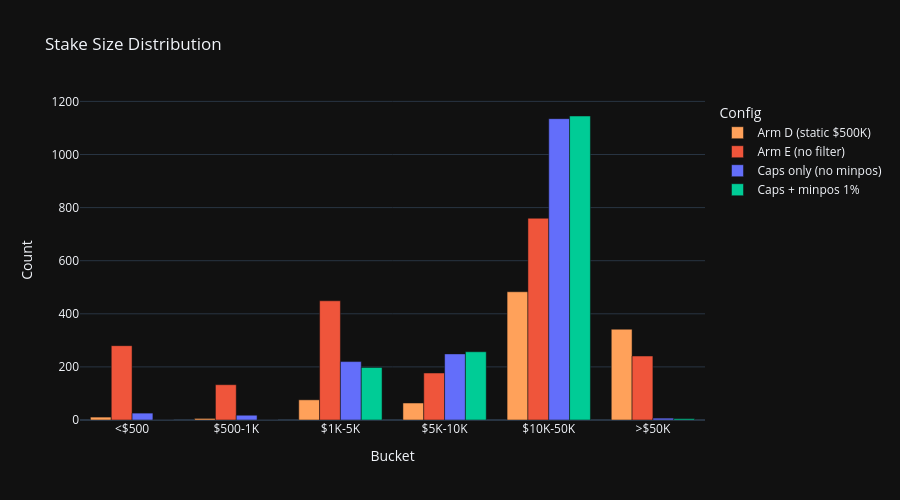

Notebook source saved alongside this figure:
### Code cell
# Stake distribution comparison
buckets = [0, 500, 1000, 5000, 10000, 50000, float('inf')]
bucket_labels = ['<$500', '$500-1K', '$1K-5K', '$5K-10K', '$10K-50K', '>$50K']

dist_data = []
for label, trades in all_trades.items():
    for i in range(len(buckets)-1):
        count = len(trades[(trades['stake_amount'] >= buckets[i]) & (trades['stake_amount'] < buckets[i+1])])
        dist_data.append({'Config': label, 'Bucket': bucket_labels[i], 'Count': count})

dist_df = pd.DataFrame(dist_data)
fig = px.bar(dist_df, x='Bucket', y='Count', color='Config', barmode='group',
             title='Stake Size Distribution',
             template=TEMPLATE, height=500,
             color_discrete_map=COLORS,
             category_orders={'Bucket': bucket_labels})
fig.show()

### Figure 1 — Plotly figure (JSON) as saved in the notebook; plotly's stock layout.template omitted (floating-point values rounded to 4 significant figures)
{"data": [{"alignmentgroup": "True", "hovertemplate": "Config=Arm D (static $500K)<br>Bucket=%{x}<br>Count=%{y}<extra></extra>", "legendgroup": "Arm D (static $500K)", "marker": {"color": "#FFA15A", "pattern": {"shape": ""}}, "name": "Arm D (static $500K)", "offsetgroup": "Arm D (static $500K)", "orientation": "v", "showlegend": true, "textposition": "auto", "type": "bar", "x": ["<$500", "$500-1K", "$1K-5K", "$5K-10K", "$10K-50K", ">$50K"], "xaxis": "x", "y": [11, 6, 76, 64, 483, 342], "yaxis": "y"}, {"alignmentgroup": "True", "hovertemplate": "Config=Arm E (no filter)<br>Bucket=%{x}<br>Count=%{y}<extra></extra>", "legendgroup": "Arm E (no filter)", "marker": {"color": "#EF553B", "pattern": {"shape": ""}}, "name": "Arm E (no filter)", "offsetgroup": "Arm E (no filter)", "orientation": "v", "showlegend": true, "textposition": "auto", "type": "bar", "x": ["<$500", "$500-1K", "$1K-5K", "$5K-10K", "$10K-50K", ">$50K"], "xaxis": "x", "y": [280, 133, 449, 177, 760, 241], "yaxis": "y"}, {"alignmentgroup": "True", "hovertemplate": "Config=Caps only (no minpos)<br>Bucket=%{x}<br>Count=%{y}<extra></extra>", "legendgroup": "Caps only (no minpos)", "marker": {"color": "#636EFA", "pattern": {"shape": ""}}, "name": "Caps only (no minpos)", "offsetgroup": "Caps only (no minpos)", "orientation": "v", "showlegend": true, "textposition": "auto", "type": "bar", "x": ["<$500", "$500-1K", "$1K-5K", "$5K-10K", "$10K-50K", ">$50K"], "xaxis": "x", "y": [26, 18, 220, 249, 1135, 7], "yaxis": "y"}, {"alignmentgroup": "True", "hovertemplate": "Config=Caps + minpos 1%<br>Bucket=%{x}<br>Count=%{y}<extra></extra>", "legendgroup": "Caps + minpos 1%", "marker": {"color": "#00CC96", "pattern": {"shape": ""}}, "name": "Caps + minpos 1%", "offsetgroup": "Caps + minpos 1%", "orientation": "v", "showlegend": true, "textposition": "auto", "type": "bar", "x": ["<$500", "$500-1K", "$1K-5K", "$5K-10K", "$10K-50K", ">$50K"], "xaxis": "x", "y": [0, 0, 198, 257, 1145, 5], "yaxis": "y"}], "layout": {"barmode": "group", "height": 500, "legend": {"title": {"text": "Config"}, "tracegroupgap": 0}, "title": {"text": "Stake Size Distribution"}, "xaxis": {"anchor": "y", "categoryarray": ["<$500", "$500-1K", "$1K-5K", "$5K-10K", "$10K-50K", ">$50K"], "categoryorder": "array", "domain": [0.0, 1.0], "title": {"text": "Bucket"}}, "yaxis": {"anchor": "x", "domain": [0.0, 1.0], "title": {"text": "Count"}}}}
